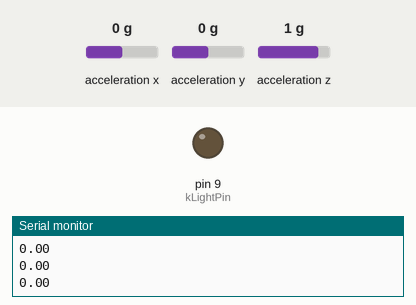
Recording of a sketch running on a simulated SparkFun Pro Micro, built with avr-gcc and run on an emulated ATmega32U4. On the bench: output pins drawn as LEDs (lit = HIGH), the last lines printed to the serial monitor. Wiring (inferred from the names in the program): MPU-6050 motion sensor at I2C address 0x68. Inputs (shaded band) come from the test bench; at power-on: acceleration x 0 g, acceleration y 0 g, acceleration z 1 g.

Above: at 4.2 s.
4.3 s: acceleration x set to 0.4 g
5.8 s: acceleration x set to 0.7 g
At 6.9 s:
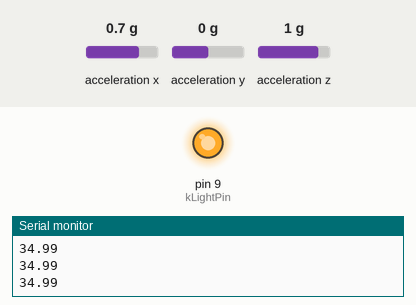
7.3 s: acceleration x set to 0.3 g
8.8 s: acceleration x set to 0 g
At 9.2 s:
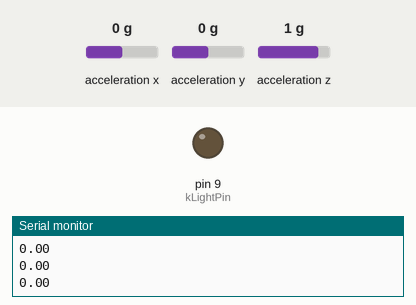
10.3 s: acceleration x set to 0.8 g
At 11.4 s:
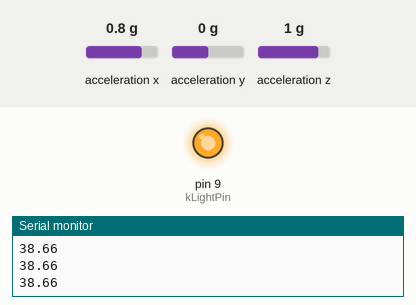
Timing chart, 0 to 12.8 s (numbered marks = the images above; inputs shaded):
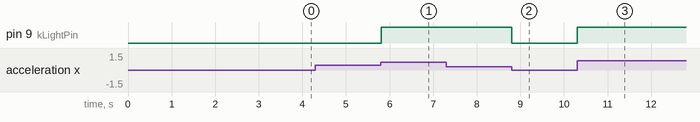

The sketch:

WheelieLight.ino
```cpp
#include "config.h"
#include "imu.h"
#include "light.h"
#include "logger.h"

namespace {
IMU gImu;
LightController gLight(config::kLightPin);
uint32_t gLastLoopMs = 0;
}

void setup() {
  Logger::begin();
  LOG(F("Wheelie light boot"));

  while (!gImu.begin()) {
    LOG(F("Retrying IMU init..."));
    delay(500);
  }
  gLight.begin();
  gImu.calibrate();

  gLastLoopMs = millis();
}

void loop() {
  const uint32_t now = millis();
  if ((now - gLastLoopMs) < config::kLoopIntervalMs) {
    return;
  }
  gLastLoopMs = now;

  if (gImu.update()) {
    const float pitch = gImu.getPitch();
    gLight.update(pitch);
    LOG(pitch);
  }
}
```

calibration.cpp
```cpp
#include "imu.h"

#include "config.h"
#include "logger.h"

void IMU::calibrate() {
  LOG(F("Calibrating IMU... keep bike still"));

  const uint32_t startTime = millis();
  float sumPitch = 0.0f;
  uint32_t sampleCount = 0;

  while ((millis() - startTime) < config::kCalibrationDurationMs) {
    float absolutePitchDeg = 0.0f;
    if (readAbsolutePitchDeg(absolutePitchDeg)) {
      sumPitch += absolutePitchDeg;
      ++sampleCount;
    }

    delay(config::kCalibrationSampleDelayMs);
  }

  if (sampleCount > 0) {
    zeroPitchDeg_ = sumPitch / static_cast<float>(sampleCount);
  }

  relativePitchDeg_ = 0.0f;
  LOG(F("Calibration complete"));
  LOG(zeroPitchDeg_);
}
```

imu.cpp
```cpp
#include "imu.h"

#include <Wire.h>

#include "config.h"
#include "logger.h"

namespace {
constexpr uint8_t kMpu6050PowerMgmtRegister = 0x6B;
constexpr uint8_t kMpu6050AccelStartRegister = 0x3B;
}

bool IMU::begin() {
  Wire.begin();
  Wire.setClock(400000UL);

  Wire.beginTransmission(config::kMpu6050Address);
  Wire.write(kMpu6050PowerMgmtRegister);
  Wire.write(0x00);  // Wake up MPU6050
  if (Wire.endTransmission() != 0) {
    LOG(F("IMU init failed"));
    return false;
  }

  LOG(F("IMU ready"));
  return true;
}

bool IMU::update() {
  float absolutePitchDeg = 0.0f;
  if (!readAbsolutePitchDeg(absolutePitchDeg)) {
    return false;
  }

  relativePitchDeg_ = absolutePitchDeg - zeroPitchDeg_;
  return true;
}

bool IMU::readAbsolutePitchDeg(float& pitchDeg) const {
  int16_t ax = 0;
  int16_t ay = 0;
  int16_t az = 0;

  if (!readAccelRaw(ax, ay, az)) {
    return false;
  }

  pitchDeg = computePitchFromAccel(ax, ay, az);
  return true;
}

bool IMU::readAccelRaw(int16_t& ax, int16_t& ay, int16_t& az) const {
  Wire.beginTransmission(config::kMpu6050Address);
  Wire.write(kMpu6050AccelStartRegister);
  if (Wire.endTransmission(false) != 0) {
    return false;
  }

  constexpr uint8_t bytesToRead = 6;
  uint8_t received = Wire.requestFrom(static_cast<int>(config::kMpu6050Address),
                                      static_cast<int>(bytesToRead),
                                      static_cast<int>(true));
  if (received != bytesToRead) {
    return false;
  }

  ax = static_cast<int16_t>((Wire.read() << 8) | Wire.read());
  ay = static_cast<int16_t>((Wire.read() << 8) | Wire.read());
  az = static_cast<int16_t>((Wire.read() << 8) | Wire.read());
  return true;
}

float IMU::computePitchFromAccel(int16_t ax, int16_t ay, int16_t az) {
  const float axf = static_cast<float>(ax);
  const float ayf = static_cast<float>(ay);
  const float azf = static_cast<float>(az);
  const float denominator = sqrtf((ayf * ayf) + (azf * azf));
  return atan2f(axf, denominator) * 180.0f / PI;
}
```

imu.h
```cpp
#pragma once

#include <Arduino.h>

class IMU {
 public:
  bool begin();
  void calibrate();
  bool update();

  float getPitch() const { return relativePitchDeg_; }
  float getZeroPitch() const { return zeroPitchDeg_; }

 private:
  bool readAccelRaw(int16_t& ax, int16_t& ay, int16_t& az) const;
  bool readAbsolutePitchDeg(float& pitchDeg) const;
  static float computePitchFromAccel(int16_t ax, int16_t ay, int16_t az);

  float zeroPitchDeg_ = 0.0f;
  float relativePitchDeg_ = 0.0f;
};
```

light.cpp
```cpp
#include "light.h"

#include "config.h"

void LightController::begin() {
  pinMode(pin_, OUTPUT);
  digitalWrite(pin_, LOW);
  lightOn_ = false;
}

void LightController::update(float relativePitchDeg) {
  if (!lightOn_ && relativePitchDeg >= config::kLightOnAngleDeg) {
    lightOn_ = true;
  } else if (lightOn_ && relativePitchDeg <= config::kLightOffAngleDeg) {
    lightOn_ = false;
  }

  digitalWrite(pin_, lightOn_ ? HIGH : LOW);
}
```

light.h
```cpp
#pragma once

#include <Arduino.h>

class LightController {
 public:
  explicit LightController(uint8_t pin) : pin_(pin) {}

  void begin();
  void update(float relativePitchDeg);

  bool isOn() const { return lightOn_; }

 private:
  uint8_t pin_;
  bool lightOn_ = false;
};
```

logger.h
```cpp
#pragma once

#include <Arduino.h>
#include "config.h"

namespace Logger {
#if DEBUG
inline void begin(unsigned long baud = 115200) {
  Serial.begin(baud);
  const uint32_t start = millis();
  while (!Serial && (millis() - start < 1500)) {
  }
}

template <typename T>
inline void log(const T& value) {
  Serial.println(value);
}
#else
inline void begin(unsigned long = 115200) {}

template <typename T>
inline void log(const T&) {}
#endif

}  // namespace Logger

#define LOG(value) Logger::log(value)
```

config.h
```cpp
#pragma once

#include <Arduino.h>

#ifndef DEBUG
#define DEBUG 1
#endif

namespace config {
constexpr uint8_t kLightPin = 9;
constexpr uint8_t kMpu6050Address = 0x68;

constexpr float kLightOnAngleDeg = 30.0f;
constexpr float kLightOffAngleDeg = 10.0f;

constexpr uint32_t kCalibrationDurationMs = 3000;
constexpr uint16_t kCalibrationSampleDelayMs = 5;

constexpr uint16_t kLoopIntervalMs = 10;  // ~100 Hz
}  // namespace config
```

Measured:
- the behaviour switches between 0.5 and 0.6 g on acceleration x (found by bisection; images 0 and 1)
- the behaviour switches between 0.2 and 0.1 g on acceleration x (found by bisection; images 1 and 2)
- after the input at 5.8 s, pin 9 (kLightPin): LOW → HIGH at once
- after the input at 8.8 s, pin 9 (kLightPin): HIGH → LOW at once
- after the input at 10.3 s, pin 9 (kLightPin): LOW → HIGH at once
